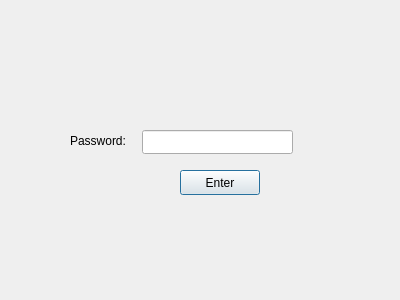
<?xml version="1.0" encoding="UTF-8"?>
<ui version="4.0">
 <class>login</class>
 <widget class="QDialog" name="login">
  <property name="geometry">
   <rect>
    <x>0</x>
    <y>0</y>
    <width>400</width>
    <height>300</height>
   </rect>
  </property>
  <property name="windowTitle">
   <string>Dialog</string>
  </property>
  <widget class="QLabel" name="label">
   <property name="geometry">
    <rect>
     <x>70</x>
     <y>130</y>
     <width>81</width>
     <height>21</height>
    </rect>
   </property>
   <property name="text">
    <string>Password:</string>
   </property>
  </widget>
  <widget class="QLineEdit" name="lineEdit">
   <property name="geometry">
    <rect>
     <x>142</x>
     <y>130</y>
     <width>151</width>
     <height>24</height>
    </rect>
   </property>
   <property name="inputMask">
    <string/>
   </property>
   <property name="echoMode">
    <enum>QLineEdit::Password</enum>
   </property>
  </widget>
  <widget class="QPushButton" name="pushButton">
   <property name="geometry">
    <rect>
     <x>180</x>
     <y>170</y>
     <width>80</width>
     <height>25</height>
    </rect>
   </property>
   <property name="text">
    <string>Enter</string>
   </property>
  </widget>
  <widget class="QLabel" name="label_2">
   <property name="geometry">
    <rect>
     <x>50</x>
     <y>90</y>
     <width>281</width>
     <height>20</height>
    </rect>
   </property>
   <property name="text">
    <string/>
   </property>
  </widget>
 </widget>
 <resources/>
 <connections/>
</ui>
